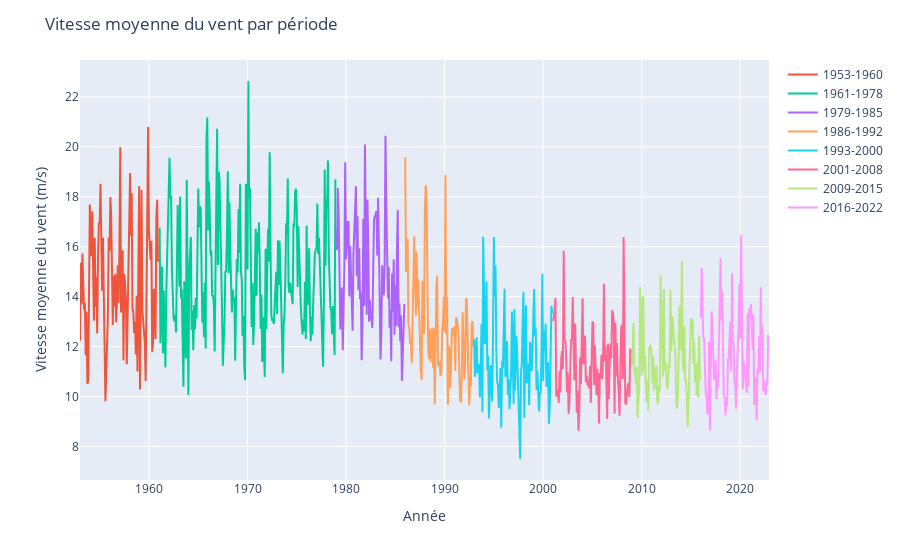

Notebook source saved alongside this figure:
### Code cell
#AAAAMM en datetime
df_monthly["AAAAMM"] = pd.to_datetime(df_monthly["AAAAMM"], format='%Y-%m-%d', errors='coerce')

#périodes d'intérêt
periods = [
    (1953, 1960),
    (1961, 1978),
    (1979, 1985),
    (1986, 1992),
    (1993, 2000),
    (2001, 2008),
    (2009, 2015),
    (2016, 2022)
]

# vitesse moyenne du vent pour chaque période et stockage
mean_wind_speeds = []
for start_year, end_year in periods:
    df_period = df_monthly[(df_monthly["AAAAMM"].dt.year >= start_year) & (df_monthly["AAAAMM"].dt.year <= end_year)]
    mean_wind_speed = df_period['vent_speed_inst_moy_mensu'].mean()
    mean_wind_speeds.append((start_year, end_year, mean_wind_speed))
    print(f"Vitesse moyenne du vent entre {start_year} et {end_year}: {mean_wind_speed}")

# graphique
fig = px.line()

# courbes pour chaque période
for start_year, end_year in periods:
    df_period = df_monthly[(df_monthly["AAAAMM"].dt.year >= start_year) & (df_monthly["AAAAMM"].dt.year <= end_year)]
    fig.add_scatter(x=df_period['AAAAMM'], y=df_period['vent_speed_inst_moy_mensu'], mode='lines', name=f'{start_year}-{end_year}')

# légende
fig.update_layout(title='Vitesse moyenne du vent par période',
                  xaxis_title='Année',
                  yaxis_title='Vitesse moyenne du vent (km/h)')
fig.show()
